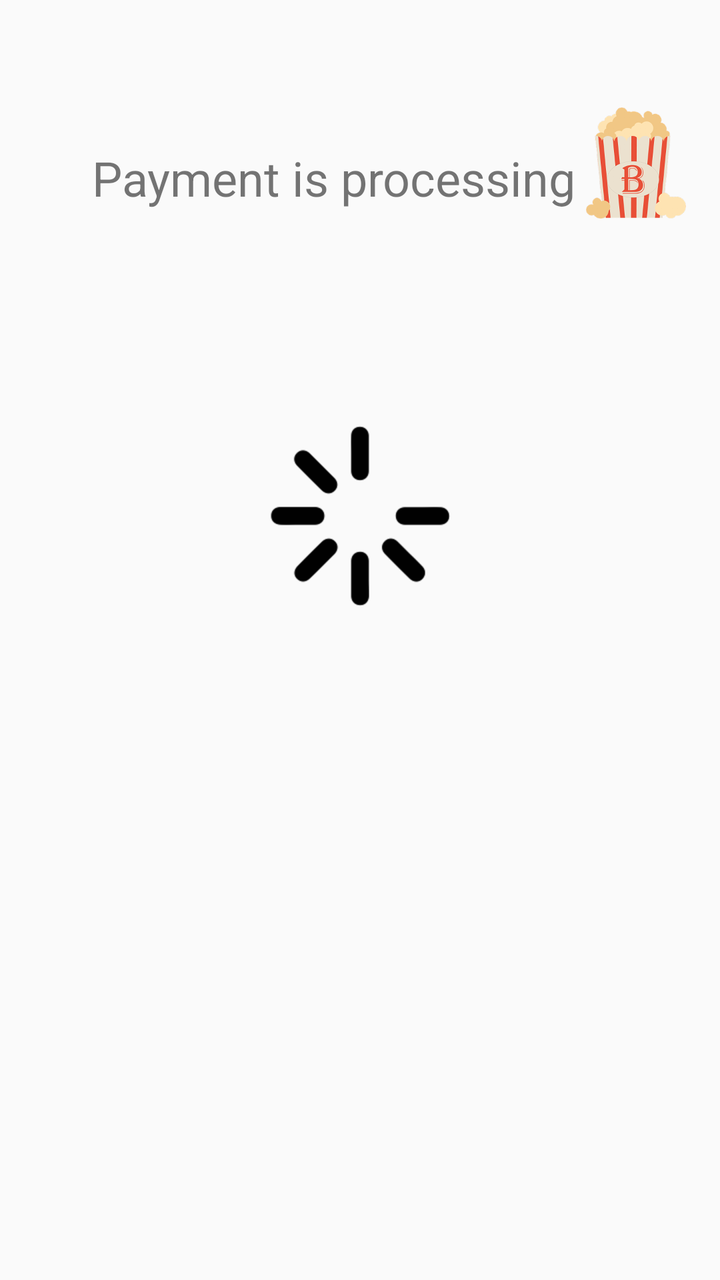
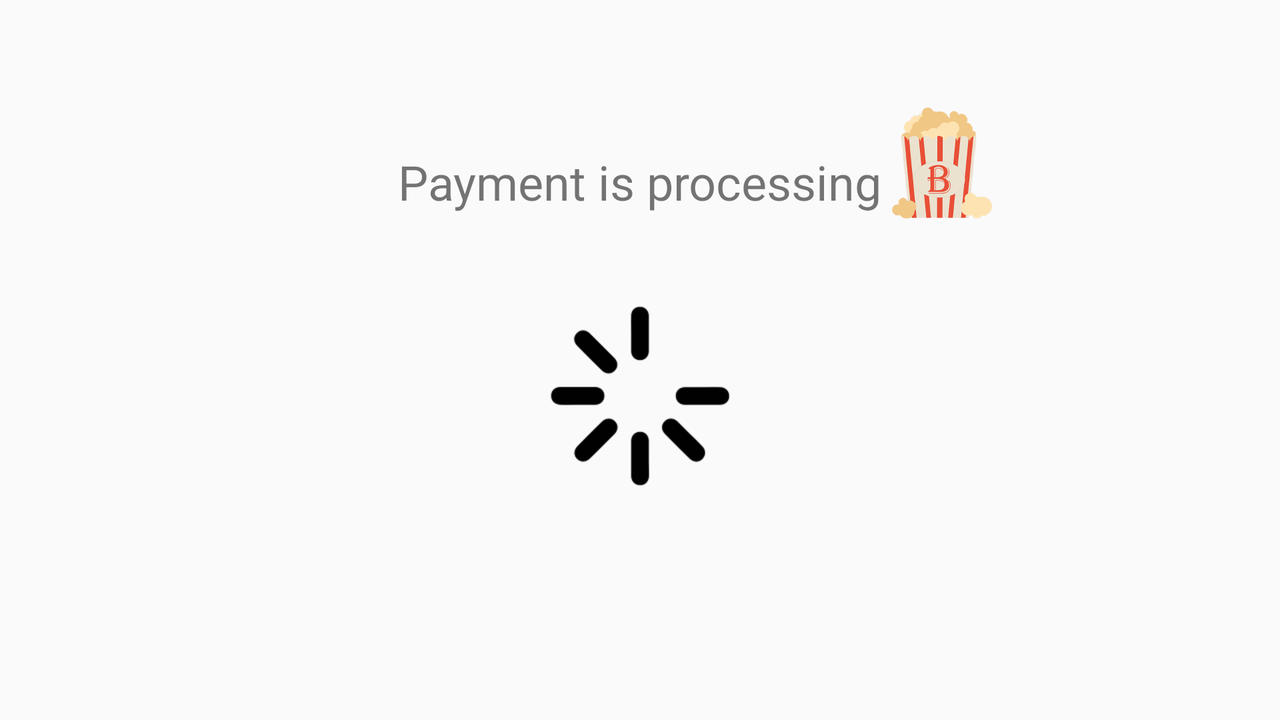

One screen, two layout resources from the same app: the default and the author's alternative for another configuration. Each is rendered where Android would select it; the XML of both is given below.
<!-- AndroidManifest.xml: application theme CustomActionBarTheme -->
<!-- res/layout/processing_activity.xml -->
<?xml version="1.0" encoding="utf-8"?>
<android.support.constraint.ConstraintLayout xmlns:android="http://schemas.android.com/apk/res/android"
    xmlns:app="http://schemas.android.com/apk/res-auto"
    xmlns:tools="http://schemas.android.com/tools"
    android:layout_width="match_parent"
    android:layout_height="match_parent"
    tools:context="com.example.rickyberg.bioscopify.PresentationLayer.ProcessingActivity">

    <RelativeLayout
        android:layout_width="0dp"
        android:layout_height="0dp"
        android:layout_marginBottom="8dp"
        android:layout_marginEnd="8dp"
        android:layout_marginLeft="16dp"
        android:layout_marginStart="8dp"
        android:layout_marginTop="8dp"
        app:layout_constraintBottom_toBottomOf="parent"
        app:layout_constraintEnd_toEndOf="parent"
        app:layout_constraintHorizontal_bias="0.0"
        app:layout_constraintLeft_toLeftOf="parent"
        app:layout_constraintStart_toStartOf="parent"
        app:layout_constraintTop_toTopOf="parent"
        app:layout_constraintVertical_bias="0.0">

        <TextView
            android:id="@+id/textView3"
            android:layout_width="wrap_content"
            android:layout_height="wrap_content"
            android:layout_alignBottom="@+id/logo_iv"
            android:layout_alignParentStart="true"
            android:layout_marginBottom="14dp"
            android:layout_marginStart="38dp"
            android:text="Payment is processing"
            android:textSize="24sp" />

        <ImageView
            android:id="@+id/processing_iv"
            android:layout_width="wrap_content"
            android:layout_height="wrap_content"
            android:layout_below="@+id/textView3"
            android:layout_centerHorizontal="true"
            android:layout_marginTop="89dp"
            android:src="@drawable/icon" />

        <ImageView
            android:id="@+id/logo_iv"
            android:layout_width="50dp"
            android:layout_height="75dp"
            android:layout_alignParentTop="true"
            android:layout_marginHorizontal="5dp"
            android:layout_marginTop="36dp"
            android:layout_toEndOf="@+id/textView3"
            app:srcCompat="@drawable/bioscopify_logo_resized" />
    </RelativeLayout>
</android.support.constraint.ConstraintLayout>
<!-- resources referenced by this layout -->
<resources>
  <!-- drawable bioscopify_logo_resized: png bitmap (drawable-hdpi, 21274 bytes) -->
  <!-- drawable icon: png bitmap (drawable-hdpi, 3242 bytes) -->
  <style name="CustomActionBarTheme" parent="@style/Theme.AppCompat.Light.DarkActionBar">
          <item name="colorPrimary">@color/colorPrimary</item>
          <item name="colorPrimaryDark">@color/colorPrimaryDark</item>
          <item name="colorAccent">@color/colorAccent</item>
          <item name="drawerArrowStyle">@style/DrawerArrowStyle</item>
          <item name="android:actionBarStyle">@style/MyActionBar</item>
          <item name="android:actionBarTabTextStyle">@style/MyActionBarTabText</item>
          <item name="android:actionMenuTextColor">@color/colorPrimaryDark</item>
          <item name="android:homeAsUpIndicator">@drawable/ic_arrow_back</item>
          <item name="android:spinnerDropDownItemStyle">@style/mySpinnerItemStyle</item>
  
          
          <item name="actionBarStyle">@style/MyActionBar</item>
          <item name="actionBarTabTextStyle">@style/MyActionBarTabText</item>
          <item name="actionMenuTextColor">@color/colorWhite</item>
      </style>
  <color name="colorPrimary">#3f3f3f</color>
  <color name="colorPrimaryDark">#2d2d2d</color>
  <color name="colorAccent">#d10000</color>
  <style name="DrawerArrowStyle" parent="@style/Widget.AppCompat.DrawerArrowToggle">
          <item name="spinBars">true</item>
          <item name="color">@color/colorAccent</item>
      </style>
  <style name="MyActionBar" parent="@style/Widget.AppCompat.Light.ActionBar.Solid.Inverse">
          <item name="android:background">@color/colorPrimaryDark</item>
          <item name="android:titleTextStyle">@style/MyActionBarTitleText</item>
  
          
          <item name="background">@color/colorPrimaryDark</item>
          <item name="titleTextStyle">@style/MyActionBarTitleText</item>
      </style>
  <style name="MyActionBarTabText" parent="@style/Widget.AppCompat.ActionBar.TabText">
          <item name="android:textColor">@color/colorWhite</item>
      </style>
  <!-- drawable ic_arrow_back (drawable) -->
  <vector android:autoMirrored="true" android:height="24dp"
      android:viewportHeight="24.0" android:viewportWidth="24.0"
      android:width="24dp" xmlns:android="http://schemas.android.com/apk/res/android">
      <path android:fillColor="#d10000" android:pathData="M20,11H7.83l5.59,-5.59L12,4l-8,8 8,8 1.41,-1.41L7.83,13H20v-2z"/>
  </vector>
  <style name="mySpinnerItemStyle" parent="@android:style/Widget.Holo.DropDownItem.Spinner">
          <item name="android:textColor">@color/colorWhite</item>
      </style>
  <color name="colorWhite">#f2f2f2</color>
  <style name="MyActionBarTitleText" parent="@style/TextAppearance.AppCompat.Widget.ActionBar.Title">
          <item name="android:textColor">@color/colorWhite</item>
      </style>
</resources>
<!-- res/layout-land/processing_activity.xml (the author's variant of the layout above) -->
<!-- drawn on the phone turned sideways -->
<?xml version="1.0" encoding="utf-8"?>
<android.support.constraint.ConstraintLayout xmlns:android="http://schemas.android.com/apk/res/android"
    xmlns:app="http://schemas.android.com/apk/res-auto"
    xmlns:tools="http://schemas.android.com/tools"
    android:layout_width="match_parent"
    android:layout_height="match_parent"
    tools:context="com.example.rickyberg.bioscopify.PresentationLayer.ProcessingActivity">

    <RelativeLayout
        android:layout_width="0dp"
        android:layout_height="0dp"
        android:layout_marginBottom="8dp"
        android:layout_marginEnd="8dp"
        android:layout_marginLeft="16dp"
        android:layout_marginStart="8dp"
        android:layout_marginTop="8dp"
        app:layout_constraintBottom_toBottomOf="parent"
        app:layout_constraintEnd_toEndOf="parent"
        app:layout_constraintHorizontal_bias="0.0"
        app:layout_constraintLeft_toLeftOf="parent"
        app:layout_constraintStart_toStartOf="parent"
        app:layout_constraintTop_toTopOf="parent"
        app:layout_constraintVertical_bias="0.0">

        <TextView
            android:id="@+id/textView3"
            android:layout_width="wrap_content"
            android:layout_height="wrap_content"
            android:layout_alignBottom="@+id/logo_iv"
            android:layout_centerHorizontal="true"
            android:layout_marginBottom="12dp"
            android:text="Payment is processing"
            android:textSize="24sp" />

        <ImageView
            android:id="@+id/processing_iv"
            android:layout_width="wrap_content"
            android:layout_height="wrap_content"
            android:layout_below="@+id/textView3"
            android:layout_centerHorizontal="true"
            android:layout_marginTop="29dp"
            android:src="@drawable/icon" />

        <ImageView
            android:id="@+id/logo_iv"
            android:layout_width="50dp"
            android:layout_height="75dp"
            android:layout_alignParentTop="true"
            android:layout_marginHorizontal="5dp"
            android:layout_marginTop="36dp"
            android:layout_toEndOf="@+id/textView3"
            app:srcCompat="@drawable/bioscopify_logo_resized" />
    </RelativeLayout>
</android.support.constraint.ConstraintLayout>
